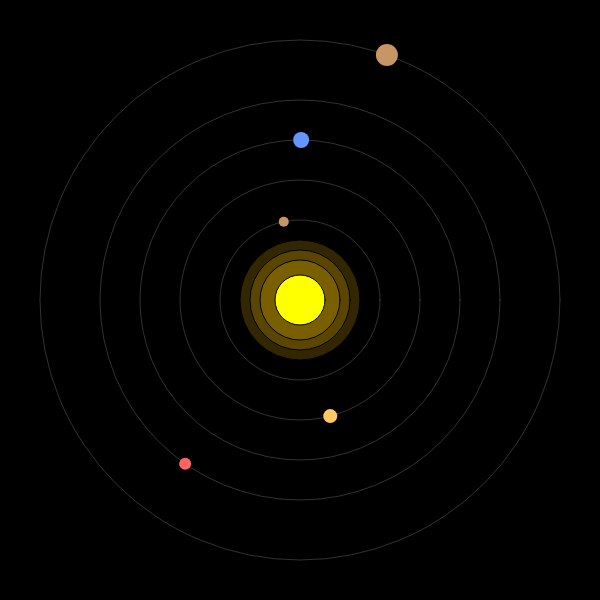
Frame 1 (no input)
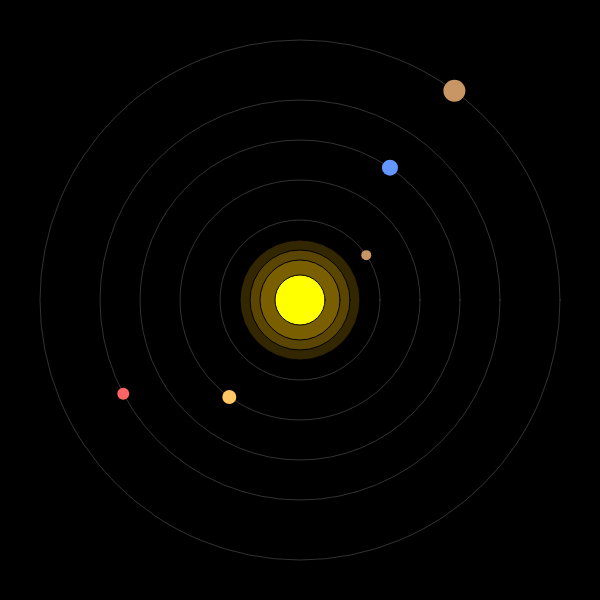
Frame 60 (no input)
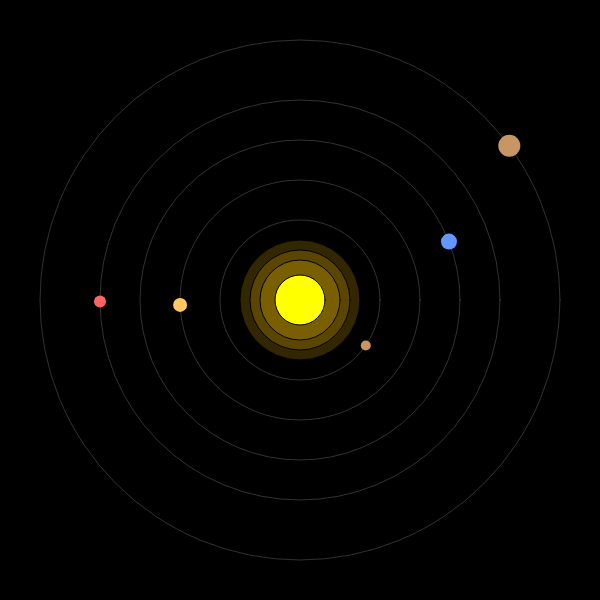
Frame 120 (the mouse pressed at the canvas centre since frame 60)

The p5.js sketch that drew these frames (run headless with seeded random() and noise() and a simulated clock; from frame 60 on, the mouse is pressed at the canvas centre):

// p5.js sketch
// ── sketch.js
// 🪐 СОЛНЕЧНАЯ СИСТЕМА
// Планеты вращаются вокруг Солнца
// добавь остальные планеты нашей звездной системы
// добавь кольца Сатурну

let planets = [];

function setup() {
  createCanvas(600, 600);

  planets.push(new Planet(color(200, 150, 100), 10, 80, 0.02)); // Меркурий
  planets.push(new Planet(color(255, 200, 100), 14, 120, 0.015)); // Венера
  planets.push(new Planet(color(100, 150, 255), 16, 160, 0.01)); // Земля
  planets.push(new Planet(color(255, 100, 100), 12, 200, 0.008)); // Марс
  planets.push(new Planet(color(200, 150, 100), 22, 260, 0.005)); // Юпитер
}

function draw() {
  background(0);

  push();
  translate(width / 2, height / 2);

  // Солнце
  for (let i = 3; i > 0; i--) {
    fill(255, 200, 0, 50);
    ellipse(0, 0, 60 + i * 20, 60 + i * 20);
  }
  fill(255, 255, 0);
  ellipse(0, 0, 50, 50);

  // Орбиты
  noFill();
  stroke(100);
  strokeWeight(0.5);
  for (let planet of planets) {
    ellipse(0, 0, planet.distance * 2, planet.distance * 2);
  }

  // Планеты
  for (let planet of planets) {
    planet.update();
    planet.show();
  }
  pop();
}

class Planet {
  constructor(c, r, d, s) {
    this.color = c;
    this.radius = r;
    this.distance = d;
    this.speed = s;
    this.angle = random(TWO_PI);
  }

  update() {
    this.angle += this.speed;
  }

  show() {
    let x = cos(this.angle) * this.distance;
    let y = sin(this.angle) * this.distance;
    fill(this.color);
    noStroke();
    ellipse(x, y, this.radius, this.radius);
  }
}
